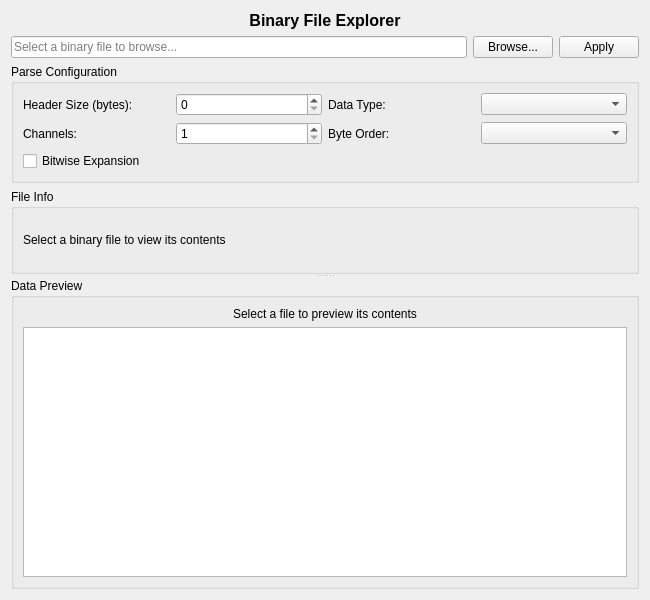
<?xml version="1.0" encoding="UTF-8"?>
<ui version="4.0">
 <class>BinaryExplorer_Widget</class>
 <widget class="QWidget" name="BinaryExplorer_Widget">
  <property name="geometry">
   <rect>
    <x>0</x>
    <y>0</y>
    <width>650</width>
    <height>600</height>
   </rect>
  </property>
  <property name="windowTitle">
   <string>Binary Explorer</string>
  </property>
  <layout class="QVBoxLayout" name="verticalLayout">
   <item>
    <widget class="QLabel" name="titleLabel">
     <property name="text">
      <string>Binary File Explorer</string>
     </property>
     <property name="font">
      <font>
       <pointsize>12</pointsize>
       <bold>true</bold>
      </font>
     </property>
     <property name="alignment">
      <set>Qt::AlignmentFlag::AlignCenter</set>
     </property>
    </widget>
   </item>
   <item>
    <layout class="QHBoxLayout" name="fileSelectLayout">
     <item>
      <widget class="QLineEdit" name="filePathEdit">
       <property name="placeholderText">
        <string>Select a binary file to browse...</string>
       </property>
       <property name="readOnly">
        <bool>true</bool>
       </property>
      </widget>
     </item>
     <item>
      <widget class="QPushButton" name="browseButton">
       <property name="text">
        <string>Browse...</string>
       </property>
       <property name="toolTip">
        <string>Select a binary file to open</string>
       </property>
      </widget>
     </item>
     <item>
      <widget class="QPushButton" name="applyButton">
       <property name="text">
        <string>Apply</string>
       </property>
       <property name="toolTip">
        <string>Reload the file with the current settings</string>
       </property>
      </widget>
     </item>
    </layout>
   </item>
   <item>
    <widget class="QGroupBox" name="configGroupBox">
     <property name="title">
      <string>Parse Configuration</string>
     </property>
     <layout class="QGridLayout" name="configGridLayout">
      <item row="0" column="0">
       <widget class="QLabel" name="headerSizeLabel">
        <property name="text">
         <string>Header Size (bytes):</string>
        </property>
        <property name="toolTip">
         <string>Number of bytes to skip at the beginning of the file</string>
        </property>
       </widget>
      </item>
      <item row="0" column="1">
       <widget class="QSpinBox" name="headerSizeSpinBox">
        <property name="minimum">
         <number>0</number>
        </property>
        <property name="maximum">
         <number>999999999</number>
        </property>
        <property name="value">
         <number>0</number>
        </property>
        <property name="toolTip">
         <string>Number of header bytes to skip before data begins</string>
        </property>
       </widget>
      </item>
      <item row="0" column="2">
       <widget class="QLabel" name="dataTypeLabel">
        <property name="text">
         <string>Data Type:</string>
        </property>
       </widget>
      </item>
      <item row="0" column="3">
       <widget class="QComboBox" name="dataTypeCombo">
        <property name="toolTip">
         <string>Binary data type for each element</string>
        </property>
       </widget>
      </item>
      <item row="1" column="0">
       <widget class="QLabel" name="numChannelsLabel">
        <property name="text">
         <string>Channels:</string>
        </property>
        <property name="toolTip">
         <string>Number of interleaved channels (table columns)</string>
        </property>
       </widget>
      </item>
      <item row="1" column="1">
       <widget class="QSpinBox" name="numChannelsSpinBox">
        <property name="minimum">
         <number>1</number>
        </property>
        <property name="maximum">
         <number>1024</number>
        </property>
        <property name="value">
         <number>1</number>
        </property>
        <property name="toolTip">
         <string>Number of interleaved data channels (columns in the preview)</string>
        </property>
       </widget>
      </item>
      <item row="1" column="2">
       <widget class="QLabel" name="byteOrderLabel">
        <property name="text">
         <string>Byte Order:</string>
        </property>
       </widget>
      </item>
      <item row="1" column="3">
       <widget class="QComboBox" name="byteOrderCombo">
        <property name="toolTip">
         <string>Byte order for multi-byte data types</string>
        </property>
       </widget>
      </item>
      <item row="2" column="0" colspan="2">
       <widget class="QCheckBox" name="bitwiseCheckBox">
        <property name="text">
         <string>Bitwise Expansion</string>
        </property>
        <property name="toolTip">
         <string>Expand each integer value into individual bit columns.
Useful for digital event data (e.g., uint16 from 16-channel acquisition,
each bit representing a digital input channel state).</string>
        </property>
       </widget>
      </item>
     </layout>
    </widget>
   </item>
   <item>
    <widget class="QSplitter" name="mainSplitter">
     <property name="orientation">
      <enum>Qt::Orientation::Vertical</enum>
     </property>
     <widget class="QGroupBox" name="infoGroupBox">
      <property name="title">
       <string>File Info</string>
      </property>
      <layout class="QVBoxLayout" name="infoLayout">
       <item>
        <widget class="QLabel" name="infoLabel">
         <property name="text">
          <string>Select a binary file to view its contents</string>
         </property>
         <property name="wordWrap">
          <bool>true</bool>
         </property>
         <property name="textFormat">
          <enum>Qt::TextFormat::RichText</enum>
         </property>
         <property name="minimumHeight">
          <number>80</number>
         </property>
        </widget>
       </item>
      </layout>
     </widget>
     <widget class="QGroupBox" name="previewGroupBox">
      <property name="title">
       <string>Data Preview</string>
      </property>
      <layout class="QVBoxLayout" name="previewGroupLayout">
       <item>
        <widget class="QLabel" name="previewStatusLabel">
         <property name="text">
          <string>Select a file to preview its contents</string>
         </property>
         <property name="alignment">
          <set>Qt::AlignmentFlag::AlignCenter</set>
         </property>
        </widget>
       </item>
       <item>
        <widget class="QTableView" name="previewTableView">
         <property name="alternatingRowColors">
          <bool>true</bool>
         </property>
         <property name="selectionMode">
          <enum>QAbstractItemView::SelectionMode::SingleSelection</enum>
         </property>
         <property name="selectionBehavior">
          <enum>QAbstractItemView::SelectionBehavior::SelectItems</enum>
         </property>
         <property name="showGrid">
          <bool>true</bool>
         </property>
         <property name="minimumHeight">
          <number>150</number>
         </property>
        </widget>
       </item>
      </layout>
     </widget>
    </widget>
   </item>
  </layout>
 </widget>
 <resources/>
 <connections/>
</ui>
